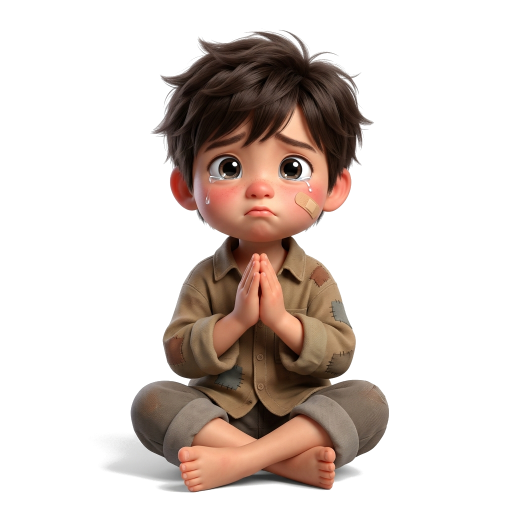
#> input picture src/Temple.Client/src/assets/beggar_kid.png, 1024 x 1024 px, given in place of vietnamese_young_man_pixar_yellow_tshirt_1793592306921.jpg, which was not available (shown at 1/2 size)
$ python make_pedestrians_transparent.py
#> lines starting #> are read from the running program, lines starting #| are printed output that depends on the picture
import os
from PIL import Image
from collections import deque

IMAGE_JOBS = [
    (
        r"C:\Users\trinhquocnghiem\.gemini\antigravity\brain\700e0e0f-50fe-4a6d-9698-73f44f343dac\vietnamese_young_man_pixar_yellow_tshirt_1793592306921.jpg",
        r"D:\Peronal\TiktokLive\src\Temple.Client\src\assets\pedestrian_man_yellow.png",
        r"D:\Peronal\TiktokLive\src\Temple.Client\public\assets\pedestrian_man_yellow.png"
    ),
    (
        r"C:\Users\trinhquocnghiem\.gemini\antigravity\brain\700e0e0f-50fe-4a6d-9698-73f44f343dac\pixar_vietnamese_girl_walking_1793592316090.jpg",
        r"D:\Peronal\TiktokLive\src\Temple.Client\src\assets\pedestrian_girl_blue.png",
        r"D:\Peronal\TiktokLive\src\Temple.Client\public\assets\pedestrian_girl_blue.png"
    ),
    (
        r"C:\Users\trinhquocnghiem\.gemini\antigravity\brain\700e0e0f-50fe-4a6d-9698-73f44f343dac\vietnamese_man_pixar_walk_1793592328035.jpg",
        r"D:\Peronal\TiktokLive\src\Temple.Client\src\assets\pedestrian_man_orange.png",
        r"D:\Peronal\TiktokLive\src\Temple.Client\public\assets\pedestrian_man_orange.png"
    ),
    (
        r"C:\Users\trinhquocnghiem\.gemini\antigravity\brain\700e0e0f-50fe-4a6d-9698-73f44f343dac\vietnamese_pixar_woman_walking_1793592337253.jpg",
        r"D:\Peronal\TiktokLive\src\Temple.Client\src\assets\pedestrian_girl_purple.png",
        r"D:\Peronal\TiktokLive\src\Temple.Client\public\assets\pedestrian_girl_purple.png"
    )
]

def make_transparent(input_path, out_paths):
    print(f"Processing: {input_path}")
    im = Image.open(input_path).convert("RGBA")
#> im is the input picture: PIL image 1024x1024 RGBA; mean R, G, B, A 216.4, 205.9, 200.5, 78.9
    width, height = im.size
#> width = 1024; height = 1024
    pixels = im.load()

    # BFS from 4 corners to isolate pure white / light grey background
    visited = bytearray(width * height)
    queue = deque()

    def is_bg(r, g, b):
        return r >= 238 and g >= 238 and b >= 238

    for x in range(width):
        for y in [0, height - 1]:
            r, g, b, _ = pixels[x, y]
            if is_bg(r, g, b):
                queue.append((x, y))
                visited[y * width + x] = 1

    for y in range(height):
        for x in [0, width - 1]:
            idx = y * width + x
            if not visited[idx]:
                r, g, b, _ = pixels[x, y]
                if is_bg(r, g, b):
                    queue.append((x, y))
                    visited[idx] = 1

    while queue:
        cx, cy = queue.popleft()
        for dx, dy in [(-1, 0), (1, 0), (0, -1), (0, 1)]:
            nx, ny = cx + dx, cy + dy
            if 0 <= nx < width and 0 <= ny < height:
                nidx = ny * width + nx
                if not visited[nidx]:
                    nr, ng, nb, _ = pixels[nx, ny]
                    if is_bg(nr, ng, nb):
                        visited[nidx] = 1
                        queue.append((nx, ny))
#> this loop made 718806 passes
#> (cx, cy) on passes 1 to 3: (0, 0), (0, 1023), (1, 0)

    for y in range(height):
        for x in range(width):
            if visited[y * width + x]:
                pixels[x, y] = (0, 0, 0, 0)
            else:
                # Feather near borders if almost white
                r, g, b, a = pixels[x, y]
                if r > 248 and g > 248 and b > 248:
                    has_bg_neighbor = False
                    for dx, dy in [(-1, 0), (1, 0), (0, -1), (0, 1)]:
                        nx, ny = x + dx, y + dy
                        if 0 <= nx < width and 0 <= ny < height and visited[ny * width + nx]:
                            has_bg_neighbor = True
                            break
                    if has_bg_neighbor:
                        pixels[x, y] = (r, g, b, 70)

    # Auto crop bounding box
    bbox = im.getbbox()
#> bbox = (167, 57, 778, 985)
    if bbox:
        im = im.crop(bbox)
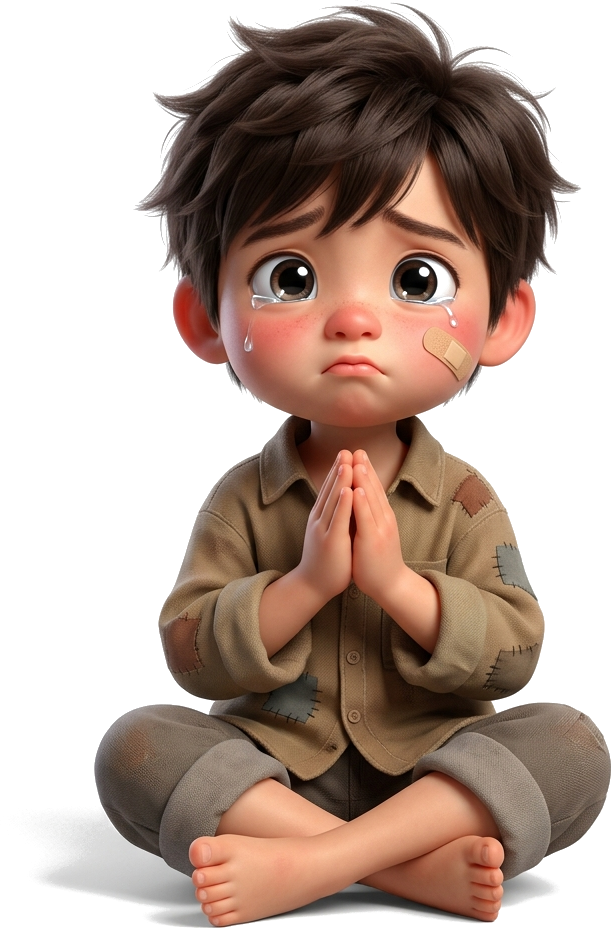
#> im: PIL image 611x928 RGBA; mean R, G, B, A 76.9, 57.5, 47.5, 145.9; transparent parts drawn white

    for p in out_paths:
        os.makedirs(os.path.dirname(p), exist_ok=True)
        im.save(p, "PNG")
        print(f"Saved: {p} size={im.size}")

for in_p, out1, out2 in IMAGE_JOBS:
    make_transparent(in_p, [out1, out2])
#> pass 2 of the loop `for in_p, out1, out2 in IMAGE_JOBS:`:
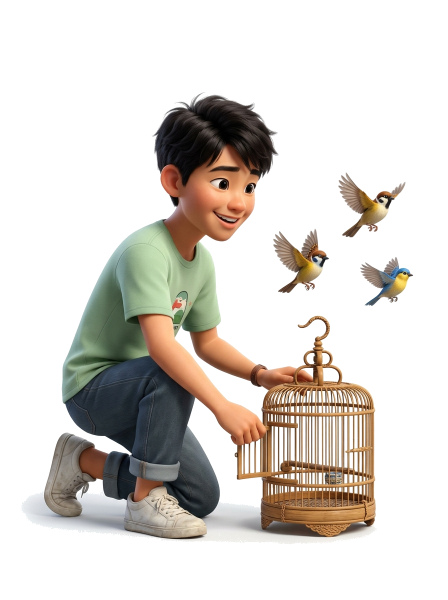
#> input picture src/Temple.Client/src/assets/crouch_boy.png, 896 x 1200 px, given in place of pixar_vietnamese_girl_walking_1793592316090.jpg, which was not available (shown at 1/2 size)
#> in make_transparent, im is the input picture: PIL image 896x1200 RGBA; mean R, G, B, A 217.8, 213.1, 207.6, 77.9
#> the loop in make_transparent (call 2), `while queue:` made 713184 passes
#> (cx, cy) on passes 1 to 3: (0, 0), (0, 1199), (1, 0)
#> bbox = (40, 184, 827, 1089)
#> in make_transparent (call 2), `im = im.crop(bbox)`:
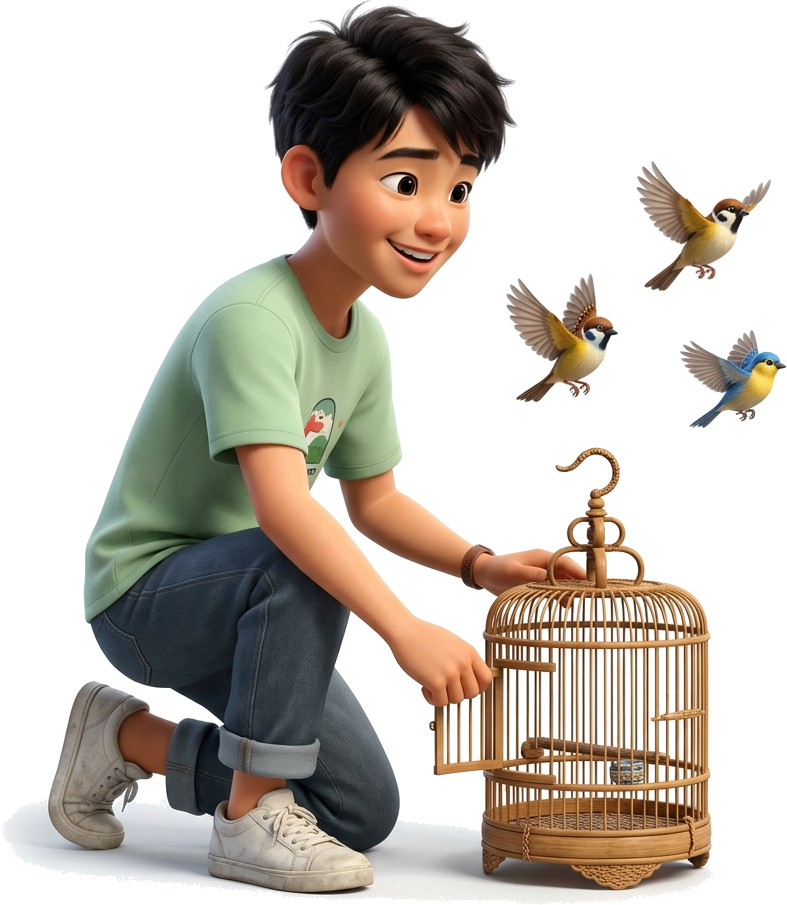
#> im: PIL image 787x905 RGBA; mean R, G, B, A 73.4, 66.4, 58, 117.6; transparent parts drawn white
#> (the run stopped early here; a loop or call above may not have finished)
